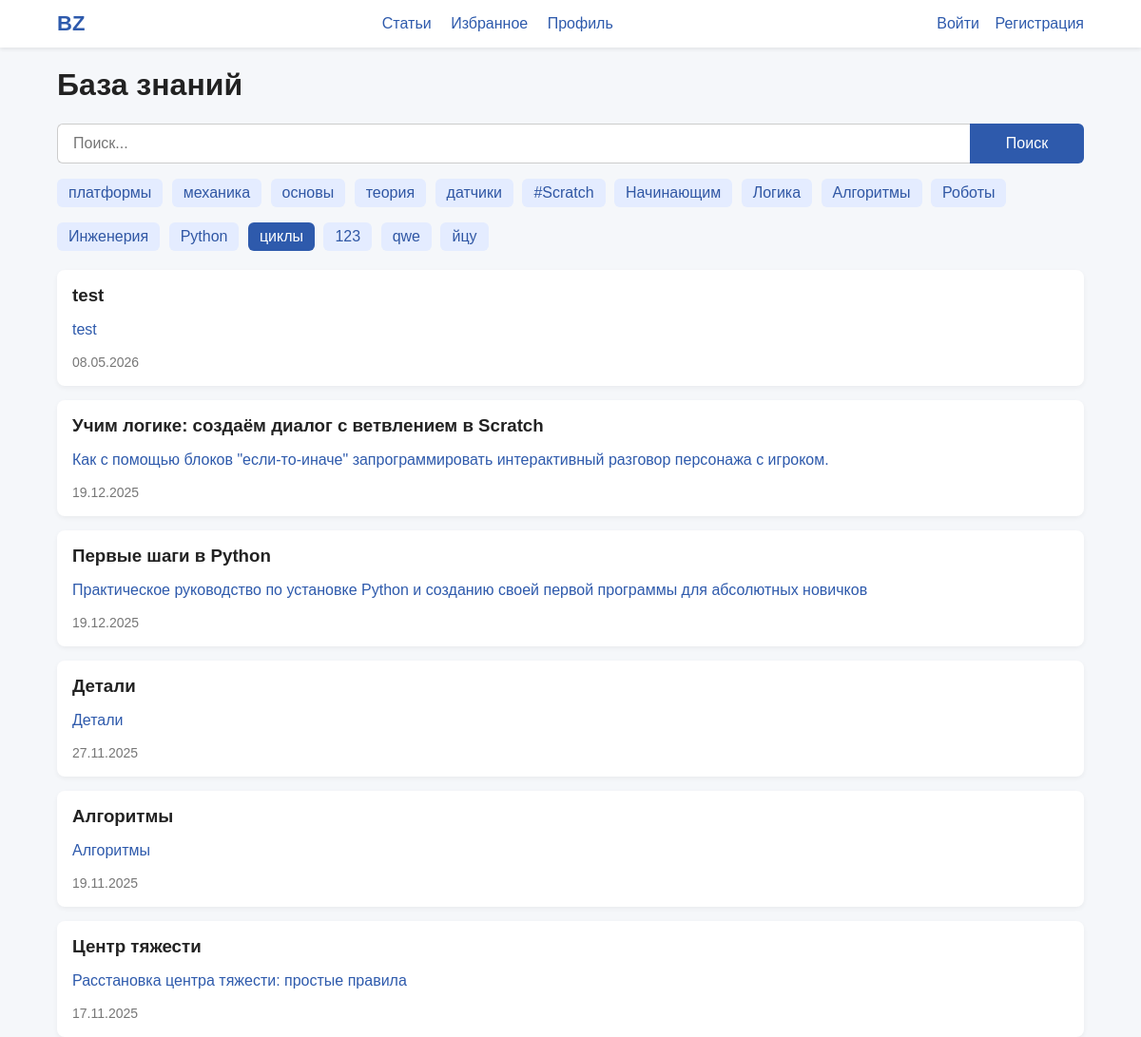
The page / on the database its author committed.
### kb/models.py (models this page shows, shortened)
class Tag(models.Model):
    name = models.CharField(max_length=50, unique=True)
    slug = models.SlugField(max_length=60, unique=True, blank=True)

class Article(models.Model):
    title = models.CharField(max_length=255)
    slug = models.SlugField(max_length=255, unique=True, blank=True)
    summary = models.CharField(blank=True)
    content = models.TextField()
    category = models.ForeignKey(Category, null=True, blank=True, on_delete=models.SET_NULL, related_name='articles')
    tags = models.ManyToManyField(Tag, blank=True, related_name='articles')
    author = models.ForeignKey(User, null=True, blank=True, on_delete=models.SET_NULL)
    is_published = models.BooleanField(default=False)
    created_at = models.DateTimeField(auto_now_add=True)
    updated_at = models.DateTimeField(auto_now=True)
    favorited_by = models.ManyToManyField(settings.AUTH_USER_MODEL, related_name='favorites', blank=True)
    edited_by = models.ManyToManyField(settings.AUTH_USER_MODEL, related_name='edited_articles', blank=True)
    editors = models.ManyToManyField(settings.AUTH_USER_MODEL, related_name='can_edit_articles', blank=True)
    image = models.ImageField(upload_to='article_images/', null=True, blank=True)
    class Meta:
        ordering = ['-created_at']
    def get_absolute_url(self):
        return reverse('kb:article_detail', args=[self.slug])

### kb/views.py (the view)
# urls.py: path('', views.ArticleListView.as_view(), name='article_list'),
class ArticleListView(ListView):
    model = Article
    template_name = 'kb/article_list.html'
    context_object_name = 'articles'
    paginate_by = 10
    def get_queryset(self):
        qs = Article.objects.filter(is_published=True)
        q = self.request.GET.get('q')
        tag = self.request.GET.get('tag')
        mine = self.request.GET.get('mine')
        if q:
            qs = qs.filter(Q(title__icontains=q) | Q(content__icontains=q) | Q(summary__icontains=q))
        if tag:
            qs = qs.filter(tags__slug=tag)
        if mine and self.request.user.is_authenticated:
            qs = qs.filter(author=self.request.user)
        return qs.prefetch_related('tags')
    def get_context_data(self, **kwargs):
        ctx = super().get_context_data(**kwargs)
        ctx['tags'] = Tag.objects.all()
        ctx['current_tag'] = self.request.GET.get('tag', '')
        ctx['q'] = self.request.GET.get('q', '')
        ctx['mine'] = self.request.GET.get('mine', '')
        return ctx

### templates/kb/article_list.html (shortened to what this page needs)
{% extends 'kb/base.html' %}
{% block content %}
<h1>База знаний</h1>
<form method="get" class="search-form">
    <input type="text" name="q" placeholder="Поиск..." value="{{ q }}">
    <button type="submit">Поиск</button>
</form>
<div class="tags">
    {% for tag in tags %}
        <a href="?tag={{ tag.slug }}{% if q %}&q={{ q }}{% endif %}"
           class="tag {% if current_tag == tag.slug %}active{% endif %}">
            {{ tag.name }}
        </a>
    {% endfor %}
</div>
<div class="article-list">
    {% for article in articles %}
    <a href="{{ article.get_absolute_url }}" class="article-card">
        <h3>{{ article.title }}</h3>
        <p>{{ article.summary|default:"Описание отсутствует" }}</p>
        <span class="date">{{ article.created_at|date:"d.m.Y" }}</span>
    </a>
    {% empty %}
        <p>Ничего не найдено.</p>
    {% endfor %}
</div>
{% endblock %}

### static/css/style.css (style rules this page uses)
body { margin: 0; padding: 0; font-family: Arial, sans-serif; background: #f5f7fa; color: #222; }
a { color: #2e5aac; text-decoration: none; }
button, .btn { background: #2e5aac; color: white; border: none; padding: 10px 16px; cursor: pointer; border-radius: 6px; text-decoration: none; display: inline-block; }
.tags { margin-bottom: 20px; }
.tag { display: inline-block; padding: 6px 12px; background: #e4ecff; border-radius: 6px; margin-top: 16px; margin-right: 5px; color: #3057a4; }
.tag.active { background: #2e5aac; color: #fff; }
.article-list { display: grid; gap: 15px; }
.article-card { background: #fff; padding: 16px; border-radius: 8px; box-shadow: 0 2px 5px rgba(0,0,0,0.05); display: block; }
.article-card h3 { margin: 0 0 6px; color: #222; }
.article-card .date { font-size: 14px; color: #777; }
.search-form { display: flex; width: 100%; gap: 0; }
.search-form input[type="text"] { flex: 1; padding: 10px 16px; border-radius: 6px 0 0 6px; border: 1px solid #ccc; border-right: none; height: 42px; font-size: 16px; box-sizing: border-box; margin: 0; }
.search-form button { flex: 0 0 120px; border-radius: 0 6px 6px 0; padding: 10px 16px; font-size: 16px; height: 42px; box-sizing: border-box; }

### rows shown on the page
Tag: name "платформы"
Tag: name "механика"
Tag: name "основы"
Tag: name "теория"
Tag: name "датчики"
Tag: name "#Scratch"
Tag: name "Начинающим"
Tag: name "Логика"
Tag: name "Алгоритмы"
Tag: name "Роботы"
Tag: name "Инженерия"
Tag: name "Python"
Tag: name "циклы"
Tag: name "123"
Tag: name "qwe"
Tag: name "йцу"
Article: title "test", summary "test", created_at "08.05.2026"
Article: title "Учим логике: создаём диалог с ветвлением в Scratch", summary "Как с помощью блоков \"если-то-иначе\" запрограммировать интерактивный разговор персонажа с игроком.", created_at "19.12.2025"
Article: title "Первые шаги в Python", summary "Практическое руководство по установке Python и созданию своей первой программы для абсолютных новичков", created_at "19.12.2025"
Article: title "Детали", summary "Детали", created_at "27.11.2025"
Article: title "Алгоритмы", summary "Алгоритмы", created_at "19.11.2025"
Article: title "Центр тяжести", summary "Расстановка центра тяжести: простые правила", created_at "17.11.2025"
